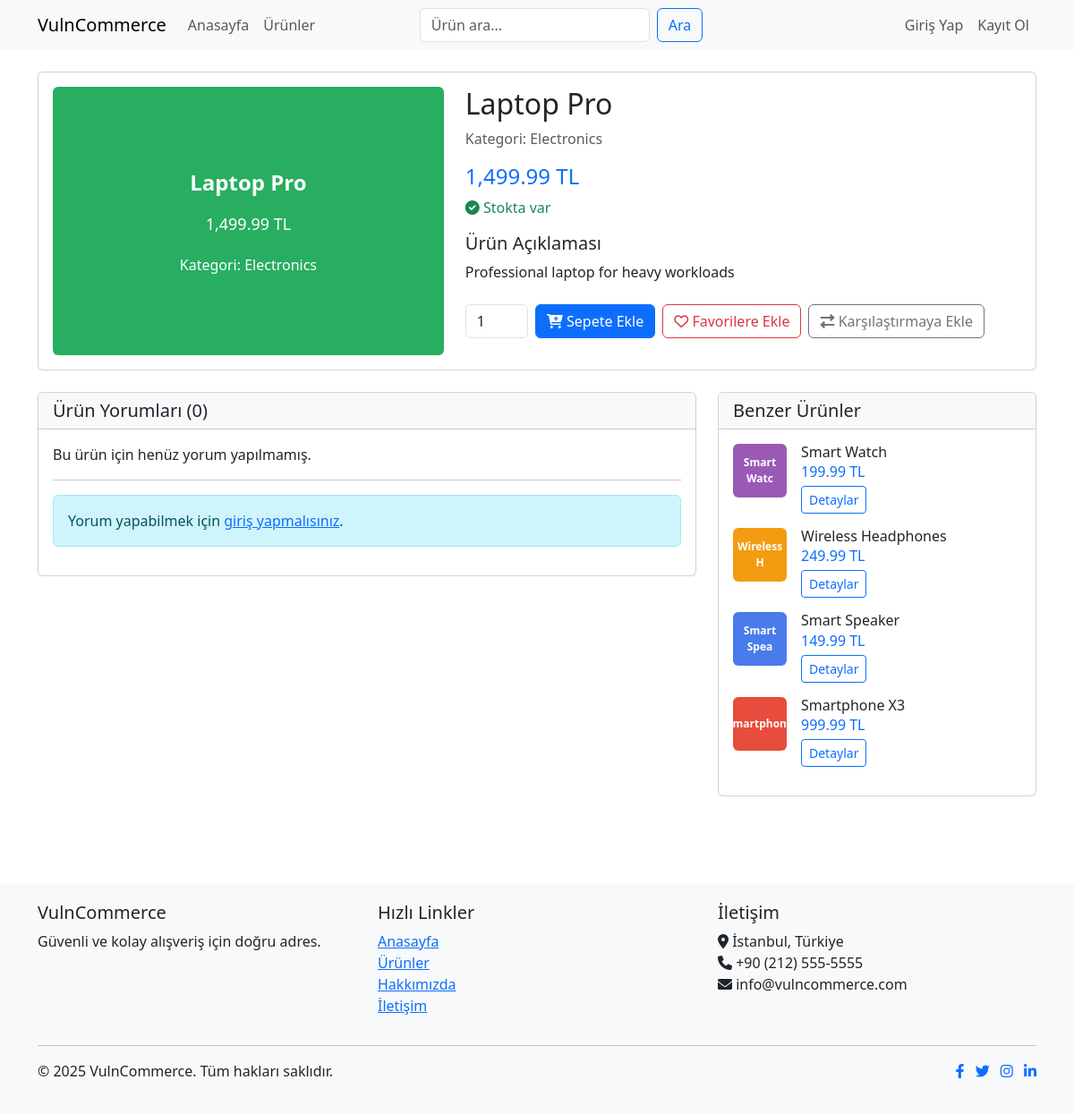
/product.php?id=2, run on the app's committed database.
### tables this page shows
CREATE TABLE products (
    id INT AUTO_INCREMENT PRIMARY KEY,
    name VARCHAR(255) NOT NULL,
    description TEXT,
    price DECIMAL(10, 2) NOT NULL,
    image VARCHAR(255) DEFAULT 'default_product.jpg',
    stock INT NOT NULL DEFAULT 0,
    category VARCHAR(50),
    created_at TIMESTAMP DEFAULT CURRENT_TIMESTAMP,
    updated_at TIMESTAMP DEFAULT CURRENT_TIMESTAMP ON UPDATE CURRENT_TIMESTAMP
);

### models/Product.php (called while the page is built, shortened)
<?php
class Product {
    private $db;
    public function __construct() {
        $this->db = Database::getInstance();
    }
    public function getById($id) {
        return $this->db->selectOne("SELECT * FROM products WHERE id = :id", ['id' => $id]);
    }
    public function getComments($productId) {
        $sql = "SELECT c.*, u.username, u.profile_image
                FROM comments c
                JOIN users u ON c.user_id = u.id
                WHERE c.product_id = :product_id
                ORDER BY c.created_at DESC";
        return $this->db->select($sql, ['product_id' => $productId]);
    }
    public function getRelatedProducts($productId, $limit = 4) {
        $product = $this->getById($productId);
        $sql = "SELECT * FROM products
                WHERE category = :category AND id != :id
                ORDER BY RAND()
                LIMIT :limit";
        return $this->db->select($sql, [
            'category' => $product['category'],
            'id' => (int)$productId,
            'limit' => (int)$limit
        ]);
    }
}

### config/database.php (called while the page is built, shortened)
<?php
class Database {
    private $conn;
    private static $instance = null;
    private function __construct() {
        try {
            $this->conn = new PDO(
                "mysql:host=" . DB_HOST . ";dbname=" . DB_NAME,
                DB_USER,
                DB_PASS,
                array(PDO::ATTR_ERRMODE => PDO::ERRMODE_EXCEPTION)
            );
        } catch (PDOException $e) {
            die("Connection failed: " . $e->getMessage());
        }
    }
    public static function getInstance() {
        if (self::$instance === null) {
            self::$instance = new self();
        }
        return self::$instance;
    }
    public function query($sql, $params = []) {
        $stmt = $this->conn->prepare($sql);
        foreach ($params as $key => $value) {
            if (is_int($value)) {
                $stmt->bindValue(":$key", $value, PDO::PARAM_INT);
            } else {
                $stmt->bindValue(":$key", $value, PDO::PARAM_STR);
            }
        }
        $stmt->execute();
        return $stmt;
    }
    public function select($sql, $params = []) {
        $stmt = $this->query($sql, $params);
        return $stmt->fetchAll(PDO::FETCH_ASSOC);
    }
    public function selectOne($sql, $params = []) {
        $stmt = $this->query($sql, $params);
        return $stmt->fetch(PDO::FETCH_ASSOC);
    }
}

### controllers/ProductController.php (called while the page is built, shortened)
<?php
require_once 'models/Product.php';
class ProductController {
    private $productModel;
    public function __construct() {
        $this->productModel = new Product();
    }
    public function getProductComments($productId) {
        return $this->productModel->getComments($productId);
    }
    public function isProductInCart($productId) {
        if (!isLoggedIn()) {
            return false;
        }
        return $this->productModel->isInCart($productId, $_SESSION['user_id']);
    }
    public function isProductInFavorites($productId) {
        if (!isLoggedIn()) {
            return false;
        }
        return $this->productModel->isInFavorites($productId, $_SESSION['user_id']);
    }
    public function isProductInCompare($productId) {
        if (!isLoggedIn()) {
            return false;
        }
        return $this->productModel->isInCompare($productId, $_SESSION['user_id']);
    }
    public function getRelatedProducts($productId, $limit = 4) {
        return $this->productModel->getRelatedProducts($productId, $limit);
    }
}

### includes/functions.php (called while the page is built, shortened)
<?php
function isLoggedIn() {
    return isset($_SESSION['user_id']);
}
function formatPrice($price) {
    return number_format($price, 2, '.', ',') . ' TL';
}

### product.php (the view, shortened to what this page needs)
<?php
require_once 'views/components/header.php';
$productController = new ProductController();
$productId = isset($_GET['id']) ? (int)$_GET['id'] : 0;
$product = $productController->getProductById($productId);
$comments = $productController->getProductComments($productId);
$relatedProducts = $productController->getRelatedProducts($productId);
$isInCart = $productController->isProductInCart($productId);
$isInFavorites = $productController->isProductInFavorites($productId);
$isInCompare = $productController->isProductInCompare($productId);
$colors = ['4a7bec', 'e74c3c', '27ae60', 'f39c12', '9b59b6', '1abc9c', 'd35400', '34495e', '2ecc71', 'e67e22'];
$colorIndex = $productId % count($colors);
$productColor = $colors[$colorIndex];
?>
<div class="row">
    <div class="col-md-12 mb-4">
        <div class="card">
            <div class="card-body">
                <div class="row">
                    <div class="col-md-5 mb-4 mb-md-0">
                        <div class="product-image-placeholder rounded" style="height: 300px; background-color: #<?php echo $productColor; ?>; display: flex; flex-direction: column; justify-content: center; align-items: center; color: white; padding: 20px; text-align: center;">
                            <div style="font-size: 24px; font-weight: bold; margin-bottom: 15px;"><?php echo $product['name']; ?></div>
                            <div style="font-size: 18px;"><?php echo formatPrice($product['price']); ?></div>
                            <div style="margin-top: 20px; font-size: 16px;">Kategori: <?php echo $product['category']; ?></div>
                        </div>
                    </div>
                    <div class="col-md-7">
                        <h2><?php echo $product['name']; ?></h2>
                        <p class="text-muted mb-3">Kategori: <?php echo $product['category']; ?></p>
                        <div class="mb-3">
                            <h4 class="text-primary"><?php echo formatPrice($product['price']); ?></h4>
                            <p class="text-success">
                                <i class="fas fa-check-circle"></i>
                                <?php echo $product['stock'] > 0 ? 'Stokta var' : 'Stokta yok'; ?>
                            </p>
                        </div>
                        <div class="mb-4">
                            <h5>Ürün Açıklaması</h5>
                            <p><?php echo $product['description']; ?></p>
                        </div>
                        <div class="d-flex gap-2 mb-3">
                            <?php if (!$isInCart): ?>
                            <form action="cart_actions.php" method="POST">
                                <div class="d-flex gap-2">
                                    <input type="number" class="form-control" name="quantity" value="1" min="1" max="10" style="width: 70px;">
                                    <button type="submit" class="btn btn-primary">
                                        <i class="fas fa-cart-plus"></i> Sepete Ekle
                                    </button>
                                </div>
                            </form>
                            <?php endif; ?>
                            <?php if (!$isInFavorites): ?>
                            <form action="favorite_actions.php" method="POST">
                                <button type="submit" class="btn btn-outline-danger">
                                    <i class="far fa-heart"></i> Favorilere Ekle
                                </button>
                            </form>
                            <?php endif; ?>
                            <?php if (!$isInCompare): ?>
                            <form action="compare_actions.php" method="POST">
                                <button type="submit" class="btn btn-outline-secondary">
                                    <i class="fas fa-exchange-alt"></i> Karşılaştırmaya Ekle
                                </button>
                            </form>
                            <?php endif; ?>
                        </div>
                    </div>
                </div>
            </div>
        </div>
    </div>
    <div class="col-md-8 mb-4">
        <div class="card">
            <div class="card-header bg-light">
                <h5 class="mb-0">Ürün Yorumları (<?php echo count($comments); ?>)</h5>
            </div>
            <div class="card-body">
                <?php if (count($comments) > 0): ?>
                    <?php foreach($comments as $comment):
                        $commentColorIndex = crc32($comment['username']) % count($colors);
                        $commentColor = $colors[$commentColorIndex];
                        $initials = strtoupper(substr($comment['username'], 0, 2));
                    ?>
                        <div class="d-flex mb-4">
                            <div class="rounded-circle me-3 d-flex justify-content-center align-items-center" style="width: 50px; height: 50px; background-color: #<?php echo $commentColor; ?>; color: white; font-weight: bold;">
                                <?php echo $initials; ?>
                            </div>
                            <div>
                                <div class="d-flex align-items-center mb-1">
                                    <h6 class="mb-0 me-2"><?php echo $comment['username']; ?></h6>
                                    <small class="text-muted"><?php echo date('d.m.Y H:i', strtotime($comment['created_at'])); ?></small>
                                </div>
                                <?php if ($comment['rating']): ?>
                                    <div class="mb-2">
                                        <?php for ($i = 1; $i <= 5; $i++): ?>
                                            <?php if ($i <= $comment['rating']): ?>
                                                <i class="fas fa-star text-warning"></i>
                                            <?php else: ?>
                                                <i class="far fa-star text-warning"></i>
                                            <?php endif; ?>
                                        <?php endfor; ?>
                                    </div>
                                <?php endif; ?>
                                <p class="mb-0"><?php echo $comment['comment']; ?></p>
                            </div>
                        </div>
                    <?php endforeach; ?>
                <?php else: ?>
                    <p>Bu ürün için henüz yorum yapılmamış.</p>
                <?php endif; ?>
                <?php if (isLoggedIn()): ?>
                    <hr>
                    <h5 class="mb-3">Yorum Yap</h5>
                    <form action="product.php?id=<?php echo $productId; ?>" method="POST">
                        <input type="hidden" name="product_id" value="<?php echo $productId; ?>">
                        <div class="mb-3">
                            <label for="rating" class="form-label">Puan</label>
                            <select class="form-select" id="rating" name="rating">
                                <option value="">Seçiniz</option>
                                <option value="1">1 - Çok Kötü</option>
                                <option value="2">2 - Kötü</option>
                                <option value="3">3 - Orta</option>
                                <option value="4">4 - İyi</option>
                                <option value="5">5 - Çok İyi</option>
                            </select>
                        </div>
                        <div class="mb-3">
                            <label for="comment" class="form-label">Yorumunuz</label>
                            <textarea class="form-control" id="comment" name="comment" rows="3" required></textarea>
                        </div>
                        <button type="submit" class="btn btn-primary">Yorumu Gönder</button>
                    </form>
                <?php else: ?>
                    <hr>
                    <div class="alert alert-info">
                        Yorum yapabilmek için <a href="login.php">giriş yapmalısınız</a>.
                    </div>
                <?php endif; ?>
            </div>
        </div>
    </div>
    <div class="col-md-4 mb-4">
        <div class="card">
            <div class="card-header bg-light">
                <h5 class="mb-0">Benzer Ürünler</h5>
            </div>
            <div class="card-body">
                <?php if (count($relatedProducts) > 0): ?>
                    <?php foreach($relatedProducts as $relatedProduct):
                        $relatedColorIndex = $relatedProduct['id'] % count($colors);
                        $relatedColor = $colors[$relatedColorIndex];
                    ?>
                        <div class="d-flex mb-3">
                            <div class="rounded me-3" style="width: 60px; height: 60px; background-color: #<?php echo $relatedColor; ?>; display: flex; justify-content: center; align-items: center; color: white; font-weight: bold; font-size: 12px; text-align: center;">
                                <?php echo substr($relatedProduct['name'], 0, 10); ?>
                            </div>
                            <div>
                                <h6 class="mb-0"><?php echo $relatedProduct['name']; ?></h6>
                                <p class="text-primary mb-0"><?php echo formatPrice($relatedProduct['price']); ?></p>
                                <a href="product.php?id=<?php echo $relatedProduct['id']; ?>" class="btn btn-sm btn-outline-primary mt-1">Detaylar</a>
                            </div>
                        </div>
                    <?php endforeach; ?>
                <?php else: ?>
                    <p>Benzer ürün bulunamadı.</p>
                <?php endif; ?>
            </div>
        </div>
    </div>
</div>
<?php
require_once 'views/components/footer.php';
?>

### data on the page
products: name "Laptop Pro", price "1,499.99 TL", category "Electronics", description "Professional laptop for heavy workloads"
products: name "Smart Watc", name "Smart Watch", price "199.99 TL"
products: name "Wireless H", name "Wireless Headphones", price "249.99 TL"
products: name "Smart Spea", name "Smart Speaker", price "149.99 TL"
products: name "Smartphone", name "Smartphone X3", price "999.99 TL"

### other printed values
count($comments) "0"
